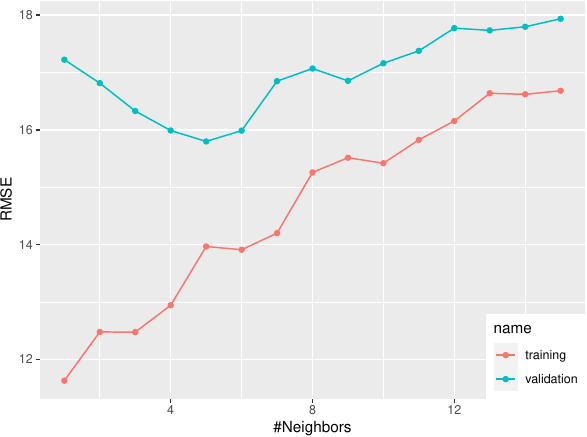

Source code (R):
pdf(file = "07-r-tuning-train.pdf", width = 6, height = 4.5)

library(caret)
library(tidyverse)
my_data <- cars

my_loocv <- function(k) {
  my_model <- train(form = dist ~ speed, data = my_data, method = "knn",
                    tuneGrid = data.frame(k = k),
                    trControl = trainControl(method = "LOOCV"))
  y  <- my_data$dist
  y_ <- my_model %>% predict(my_data)
  list(k = k,
       training = RMSE(y_, y),             # RMSE（訓練）
       validation = my_model$results$RMSE) # RMSE（検証）
}

my_results <- 1:15 %>% map_dfr(my_loocv)

my_results %>%
  pivot_longer(-k) %>%
  ggplot(aes(x = k, y = value,
             color = name)) +
  geom_line() + geom_point() +
  xlab("#Neighbors") + ylab("RMSE") +
  theme(legend.position = c(1, 0),
        legend.justification = c(1, 0))
